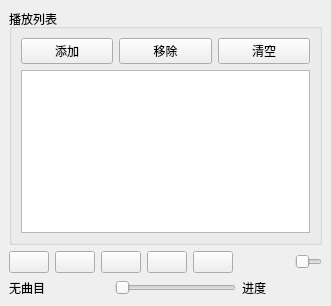
<?xml version="1.0" encoding="UTF-8"?>
<ui version="4.0">
 <class>MainWindow</class>
 <widget class="QMainWindow" name="MainWindow">
  <property name="geometry">
   <rect>
    <x>0</x>
    <y>0</y>
    <width>331</width>
    <height>306</height>
   </rect>
  </property>
  <property name="windowTitle">
   <string>MainWindow</string>
  </property>
  <widget class="QWidget" name="centralwidget">
   <layout class="QVBoxLayout" name="verticalLayout_2">
    <item>
     <widget class="QGroupBox" name="groupBox">
      <property name="title">
       <string>播放列表</string>
      </property>
      <layout class="QVBoxLayout" name="verticalLayout">
       <item>
        <layout class="QHBoxLayout" name="horizontalLayout">
         <item>
          <widget class="QPushButton" name="btnAdd">
           <property name="text">
            <string>添加</string>
           </property>
           <property name="icon">
            <iconset resource="res.qrc">
             <normaloff>:/images/images/316.bmp</normaloff>:/images/images/316.bmp</iconset>
           </property>
          </widget>
         </item>
         <item>
          <widget class="QPushButton" name="btnRemove">
           <property name="text">
            <string>移除</string>
           </property>
           <property name="icon">
            <iconset resource="res.qrc">
             <normaloff>:/images/images/318.bmp</normaloff>:/images/images/318.bmp</iconset>
           </property>
          </widget>
         </item>
         <item>
          <widget class="QPushButton" name="btnClear">
           <property name="text">
            <string>清空</string>
           </property>
           <property name="icon">
            <iconset resource="res.qrc">
             <normaloff>:/images/images/214.bmp</normaloff>:/images/images/214.bmp</iconset>
           </property>
          </widget>
         </item>
        </layout>
       </item>
       <item>
        <widget class="QListWidget" name="listWidget"/>
       </item>
      </layout>
     </widget>
    </item>
    <item>
     <layout class="QHBoxLayout" name="horizontalLayout_3">
      <item>
       <widget class="QPushButton" name="btnPlay">
        <property name="text">
         <string/>
        </property>
        <property name="icon">
         <iconset resource="res.qrc">
          <normaloff>:/images/images/620.bmp</normaloff>:/images/images/620.bmp</iconset>
        </property>
       </widget>
      </item>
      <item>
       <widget class="QPushButton" name="btnPause">
        <property name="text">
         <string/>
        </property>
        <property name="icon">
         <iconset resource="res.qrc">
          <normaloff>:/images/images/622.bmp</normaloff>:/images/images/622.bmp</iconset>
        </property>
       </widget>
      </item>
      <item>
       <widget class="QPushButton" name="btnStop">
        <property name="text">
         <string/>
        </property>
        <property name="icon">
         <iconset resource="res.qrc">
          <normaloff>:/images/images/624.bmp</normaloff>:/images/images/624.bmp</iconset>
        </property>
       </widget>
      </item>
      <item>
       <widget class="QPushButton" name="btnPrevious">
        <property name="text">
         <string/>
        </property>
        <property name="icon">
         <iconset resource="res.qrc">
          <normaloff>:/images/images/616.bmp</normaloff>:/images/images/616.bmp</iconset>
        </property>
       </widget>
      </item>
      <item>
       <widget class="QPushButton" name="btnNext">
        <property name="text">
         <string/>
        </property>
        <property name="icon">
         <iconset resource="res.qrc">
          <normaloff>:/images/images/630.bmp</normaloff>:/images/images/630.bmp</iconset>
        </property>
       </widget>
      </item>
      <item>
       <spacer name="horizontalSpacer">
        <property name="orientation">
         <enum>Qt::Horizontal</enum>
        </property>
        <property name="sizeHint" stdset="0">
         <size>
          <width>68</width>
          <height>20</height>
         </size>
        </property>
       </spacer>
      </item>
      <item>
       <widget class="QPushButton" name="btnSound">
        <property name="text">
         <string/>
        </property>
        <property name="icon">
         <iconset resource="res.qrc">
          <normaloff>:/images/images/volumn.bmp</normaloff>:/images/images/volumn.bmp</iconset>
        </property>
        <property name="flat">
         <bool>true</bool>
        </property>
       </widget>
      </item>
      <item>
       <widget class="QSlider" name="sliderVolumn">
        <property name="orientation">
         <enum>Qt::Horizontal</enum>
        </property>
       </widget>
      </item>
     </layout>
    </item>
    <item>
     <layout class="QHBoxLayout" name="horizontalLayout_2">
      <item>
       <widget class="QLabel" name="LabCurMedia">
        <property name="minimumSize">
         <size>
          <width>100</width>
          <height>0</height>
         </size>
        </property>
        <property name="text">
         <string>无曲目</string>
        </property>
       </widget>
      </item>
      <item>
       <widget class="QSlider" name="sliderPosition">
        <property name="orientation">
         <enum>Qt::Horizontal</enum>
        </property>
       </widget>
      </item>
      <item>
       <widget class="QLabel" name="LabRatio">
        <property name="minimumSize">
         <size>
          <width>80</width>
          <height>0</height>
         </size>
        </property>
        <property name="text">
         <string>进度</string>
        </property>
       </widget>
      </item>
     </layout>
    </item>
   </layout>
  </widget>
 </widget>
 <resources>
  <include location="res.qrc"/>
 </resources>
 <connections/>
</ui>
